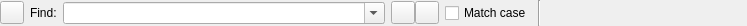
<?xml version="1.0" encoding="UTF-8"?>
<ui version="4.0">
 <class>SearchWidget</class>
 <widget class="QWidget" name="SearchWidget">
  <property name="geometry">
   <rect>
    <x>0</x>
    <y>0</y>
    <width>747</width>
    <height>26</height>
   </rect>
  </property>
  <property name="windowTitle">
   <string>Find</string>
  </property>
  <layout class="QHBoxLayout" name="horizontalLayout_2">
   <property name="leftMargin">
    <number>0</number>
   </property>
   <property name="topMargin">
    <number>0</number>
   </property>
   <property name="rightMargin">
    <number>0</number>
   </property>
   <property name="bottomMargin">
    <number>0</number>
   </property>
   <item>
    <widget class="QToolButton" name="closeButton">
     <property name="toolTip">
      <string>Press to close the window</string>
     </property>
     <property name="text">
      <string/>
     </property>
    </widget>
   </item>
   <item>
    <widget class="QLabel" name="label">
     <property name="text">
      <string>Find:</string>
     </property>
    </widget>
   </item>
   <item>
    <widget class="QComboBox" name="findtextCombo">
     <property name="sizePolicy">
      <sizepolicy hsizetype="Expanding" vsizetype="Fixed">
       <horstretch>0</horstretch>
       <verstretch>0</verstretch>
      </sizepolicy>
     </property>
     <property name="editable">
      <bool>true</bool>
     </property>
     <property name="insertPolicy">
      <enum>QComboBox::InsertAtTop</enum>
     </property>
     <property name="duplicatesEnabled">
      <bool>false</bool>
     </property>
    </widget>
   </item>
   <item>
    <layout class="QHBoxLayout" name="horizontalLayout">
     <property name="spacing">
      <number>0</number>
     </property>
     <item>
      <widget class="QToolButton" name="findPrevButton">
       <property name="toolTip">
        <string>Press to find the previous occurrence</string>
       </property>
      </widget>
     </item>
     <item>
      <widget class="QToolButton" name="findNextButton">
       <property name="toolTip">
        <string>Press to find the next occurrence</string>
       </property>
      </widget>
     </item>
    </layout>
   </item>
   <item>
    <widget class="QCheckBox" name="caseCheckBox">
     <property name="text">
      <string>Match case</string>
     </property>
    </widget>
   </item>
   <item>
    <widget class="Line" name="infoLine">
     <property name="orientation">
      <enum>Qt::Vertical</enum>
     </property>
    </widget>
   </item>
   <item>
    <widget class="QLabel" name="infoLabel">
     <property name="minimumSize">
      <size>
       <width>200</width>
       <height>0</height>
      </size>
     </property>
     <property name="text">
      <string/>
     </property>
    </widget>
   </item>
  </layout>
 </widget>
 <tabstops>
  <tabstop>findtextCombo</tabstop>
  <tabstop>caseCheckBox</tabstop>
  <tabstop>findNextButton</tabstop>
  <tabstop>findPrevButton</tabstop>
  <tabstop>closeButton</tabstop>
 </tabstops>
 <resources/>
 <connections/>
</ui>
